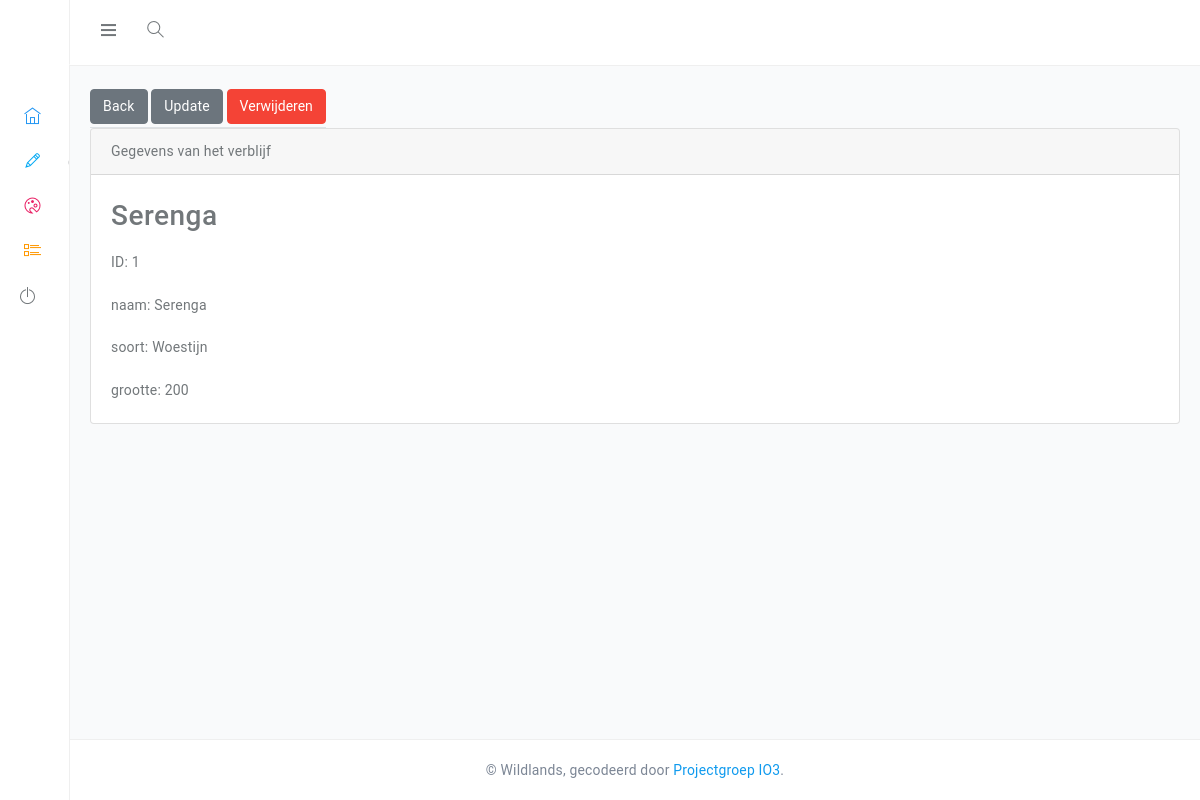
Screenshot of /verblijf/1 (signed in) with the database file from the repository.
### app/models.py (models this page shows, shortened)
class Gebied(db.Model):
    id = db.Column(db.Integer, primary_key=True)
    naam = db.Column(db.String(45), nullable=False)
    soort = db.Column(db.String(45), nullable=False)
    grootte = db.Column(db.String(45), nullable=False)

### app/home/routes.py (the view)
@verblijven_blueprint.route("/verblijf/<int:gebied_id>")
@login_required
def verblijf(gebied_id):
    verblijf = Gebied.query.get_or_404(gebied_id)
    return render_template('verblijvenread.html', title=verblijf.naam, gebied=verblijf)

### app/models.py (called while the page is built)
@login_manager.user_loader
def user_loader(id):
    return User.query.filter_by(id=id).first()

### app/home/templates/verblijvenread.html (shortened to what this page needs)
{% extends "layouts/base.html" %}
{% block content %}
<nav class="nav">
    <ul class="nav nav-tabs">
        <li class="nav-item">
            <a class="btn btn-secondary mt-1 mb-1" href="/verblijven">Back</a>
            {% if current_user.is_authenticated %}
            <a class="btn btn-secondary mt-1 mb-1"
                href="{{ url_for('verblijven_blueprint.verblijvenedit', gebied_id=gebied.id) }}">Update</a>
            <button type="button" class="btn btn-danger mt-1 mb-1" data-toggle="modal"
                data-target="#deleteModal">Verwijderen</button>
            {% endif %}
        </li>
    </ul>
</nav>
<div class="card">
    <div class="card-header">
        Gegevens van het verblijf
    </div>
    <div class="card-body">
        <h2 class="card-title">{{ gebied.naam }}</h2>
        <p class="card-text">ID: {{ gebied.id }}</p>
        <p class="card-text">naam: {{ gebied.naam }}</p>
        <p class="card-text">soort: {{ gebied.soort }}</p>
        <p class="card-text">grootte: {{ gebied.grootte }}</p>
    </div>
</div>
{% endblock content %}

### rows the page displays
Gebied: naam "Serenga", id "1", soort "Woestijn", grootte "200"
